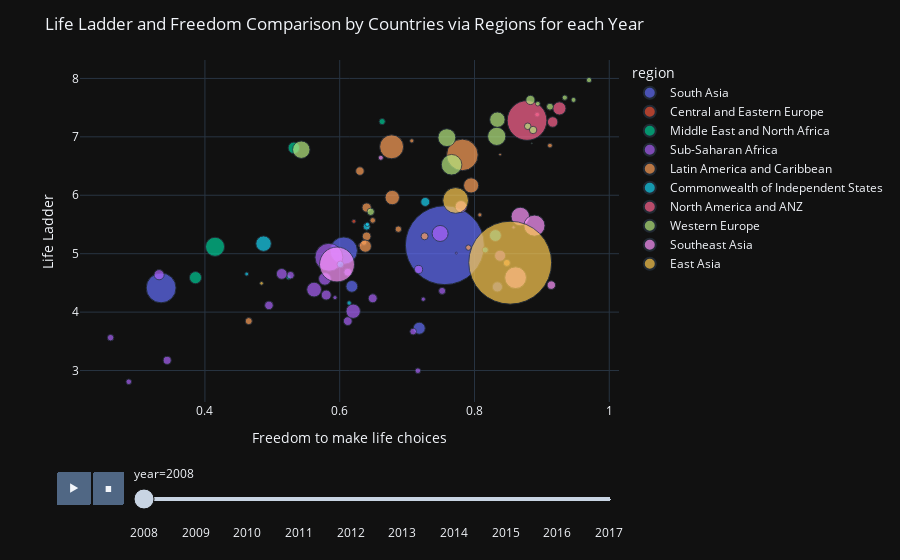

Notebook code cell kept with this figure:
### Markdown cell above
<a id="12"></a>
## Relationship Between Happines and Freedom

### Code cell
fig = px.scatter(pop_df,
                 x = "Freedom to make life choices",
                 y = "Life Ladder",
                 animation_frame = "year",
                 animation_group = "Country name",
                 size = "population",
                 template = "plotly_dark",
                 color = "region",
                 hover_name = "Country name",
                 size_max = 60)
fig.update_layout(title="Life Ladder and Freedom Comparison by Countries via Regions for each Year")
fig.show()

### Figure 1 — Plotly figure (JSON) as saved in the notebook; plotly's stock layout.template omitted (floating-point values rounded to 4 significant figures)
{"data": [{"hovertemplate": "<b>%{hovertext}</b><br><br>region=South Asia<br>year=2008<br>Freedom to make life choices=%{x}<br>Life Ladder=%{y}<br>population=%{marker.size}<extra></extra>", "hovertext": ["Afghanistan", "Bangladesh", "India", "Nepal", "Pakistan", "Sri Lanka"], "ids": ["Afghanistan", "Bangladesh", "India", "Nepal", "Pakistan", "Sri Lanka"], "legendgroup": "South Asia", "marker": {"color": "#636efa", "size": [27722276, 144304167, 1200669765, 26666576, 171648986, 19983984], "sizemode": "area", "sizeref": 385100.0, "symbol": "circle"}, "mode": "markers", "name": "South Asia", "orientation": "v", "showlegend": true, "type": "scatter", "x": [0.718, 0.606, 0.756, 0.618, 0.335, 0.834], "xaxis": "x", "y": [3.724, 5.052, 5.146, 4.441, 4.414, 4.431], "yaxis": "y"}, {"hovertemplate": "<b>%{hovertext}</b><br><br>region=Central and Eastern Europe<br>year=2008<br>Freedom to make life choices=%{x}<br>Life Ladder=%{y}<br>population=%{marker.size}<extra></extra>", "hovertext": ["Estonia", "Kosovo", "Latvia", "Lithuania"], "ids": ["Estonia", "Kosovo", "Latvia", "Lithuania"], "legendgroup": "Central and Eastern Europe", "marker": {"color": "#EF553B", "size": [1337090, 1747383, 2177322, 3198231], "sizemode": "area", "sizeref": 385100.0, "symbol": "circle"}, "mode": "markers", "name": "Central and Eastern Europe", "orientation": "v", "showlegend": true, "type": "scatter", "x": [0.642, null, 0.63, 0.621], "xaxis": "x", "y": [5.452, 5.522, 5.145, 5.554], "yaxis": "y"}, {"hovertemplate": "<b>%{hovertext}</b><br><br>region=Middle East and North Africa<br>year=2008<br>Freedom to make life choices=%{x}<br>Life Ladder=%{y}<br>population=%{marker.size}<extra></extra>", "hovertext": ["Iraq", "Israel", "Jordan", "Lebanon", "Saudi Arabia", "Turkey"], "ids": ["Iraq", "Israel", "Jordan", "Lebanon", "Saudi Arabia", "Turkey"], "legendgroup": "Middle East and North Africa", "marker": {"color": "#00cc96", "size": [28385746, 7308800, 6556478, 4764741, 25888541, 70418604], "sizemode": "area", "sizeref": 385100.0, "symbol": "circle"}, "mode": "markers", "name": "Middle East and North Africa", "orientation": "v", "showlegend": true, "type": "scatter", "x": [0.386, 0.663, null, 0.524, 0.532, 0.415], "xaxis": "x", "y": [4.59, 7.261, 4.93, 4.595, 6.811, 5.118], "yaxis": "y"}, {"hovertemplate": "<b>%{hovertext}</b><br><br>region=Sub-Saharan Africa<br>year=2008<br>Freedom to make life choices=%{x}<br>Life Ladder=%{y}<br>population=%{marker.size}<extra></extra>", "hovertext": ["Benin", "Botswana", "Burkina Faso", "Burundi", "Cameroon", "Chad", "Djibouti", "Ghana", "Kenya", "Liberia", "Madagascar", "Mali", "Mauritania", "Mozambique", "Niger", "Nigeria", "Rwanda", "Senegal", "Sierra Leone", "South Africa", "Tanzania", "Togo", "Uganda", "Zambia", "Zimbabwe"], "ids": ["Benin", "Botswana", "Burkina Faso", "Burundi", "Cameroon", "Chad", "Djibouti", "Ghana", "Kenya", "Liberia", "Madagascar", "Mali", "Mauritania", "Mozambique", "Niger", "Nigeria", "Rwanda", "Senegal", "Sierra Leone", "South Africa", "Tanzania", "Togo", "Uganda", "Zambia", "Zimbabwe"], "legendgroup": "Sub-Saharan Africa", "marker": {"color": "#ab63fa", "size": [8696921, 1915639, 14689725, 8126102, 19252666, 11183588, 816358, 23563825, 39791981, 3607860, 19996473, 14113577, 3296238, 22276596, 15250908, 150269623, 9524534, 12004701, 6133603, 49779471, 41853944, 6083420, 30431736, 12848530, 12379549], "sizemode": "area", "sizeref": 385100.0, "symbol": "circle"}, "mode": "markers", "name": "Sub-Saharan Africa", "orientation": "v", "showlegend": true, "type": "scatter", "x": [0.709, 0.858, 0.612, 0.26, 0.58, 0.527, 0.773, 0.838, 0.62, 0.724, 0.332, 0.495, 0.593, 0.514, 0.649, 0.584, 0.752, 0.612, 0.716, 0.749, 0.562, 0.287, 0.578, 0.717, 0.344], "xaxis": "x", "y": [3.667, 5.451, 3.846, 3.563, 4.292, 4.632, 5.009, 4.965, 4.015, 4.221, 4.64, 4.115, 4.248, 4.654, 4.236, 4.939, 4.363, 4.683, 2.997, 5.346, 4.385, 2.808, 4.569, 4.73, 3.174], "yaxis": "y"}, {"hovertemplate": "<b>%{hovertext}</b><br><br>region=Latin America and Caribbean<br>year=2008<br>Freedom to make life choices=%{x}<br>Life Ladder=%{y}<br>population=%{marker.size}<extra></extra>", "hovertext": ["Argentina", "Bolivia", "Brazil", "Chile", "Colombia", "Costa Rica", "Dominican Republic", "Ecuador", "El Salvador", "Guatemala", "Haiti", "Honduras", "Mexico", "Nicaragua", "Panama", "Paraguay", "Peru", "Trinidad and Tobago", "Uruguay"], "ids": ["Argentina", "Bolivia", "Brazil", "Chile", "Colombia", "Costa Rica", "Dominican Republic", "Ecuador", "El Salvador", "Guatemala", "Haiti", "Honduras", "Mexico", "Nicaragua", "Panama", "Paraguay", "Peru", "Trinidad and Tobago", "Uruguay"], "legendgroup": "Latin America and Caribbean", "marker": {"color": "#FFA15A", "size": [40080160, 9721454, 192030362, 16708258, 44254975, 4463125, 9458075, 14535739, 6131764, 14006428, 9646580, 7980955, 110815271, 5667432, 3516204, 6081296, 28562317, 1314443, 3340221], "sizemode": "area", "sizeref": 385100.0, "symbol": "circle"}, "mode": "markers", "name": "Latin America and Caribbean", "orientation": "v", "showlegend": true, "type": "scatter", "x": [0.678, 0.726, 0.782, 0.64, 0.795, 0.912, 0.848, 0.64, 0.636, 0.63, 0.465, 0.687, 0.677, 0.791, 0.707, 0.649, 0.638, 0.838, 0.808], "xaxis": "x", "y": [5.961, 5.298, 6.691, 5.789, 6.168, 6.851, 4.842, 5.297, 5.191, 6.414, 3.846, 5.42, 6.829, 5.104, 6.931, 5.57, 5.129, 6.696, 5.664], "yaxis": "y"}, {"hovertemplate": "<b>%{hovertext}</b><br><br>region=Commonwealth of Independent States<br>year=2008<br>Freedom to make life choices=%{x}<br>Life Ladder=%{y}<br>population=%{marker.size}<extra></extra>", "hovertext": ["Armenia", "Azerbaijan", "Belarus", "Georgia", "Kazakhstan", "Moldova", "Tajikistan", "Ukraine", "Uzbekistan"], "ids": ["Armenia", "Azerbaijan", "Belarus", "Georgia", "Kazakhstan", "Moldova", "Tajikistan", "Ukraine", "Uzbekistan"], "legendgroup": "Commonwealth of Independent States", "marker": {"color": "#19d3f3", "size": [2907618, 8763400, 9527985, 3848449, 15674000, 3570108, 7209930, 46258200, 27302800], "sizemode": "area", "sizeref": 385100.0, "symbol": "circle"}, "mode": "markers", "name": "Commonwealth of Independent States", "orientation": "v", "showlegend": true, "type": "scatter", "x": [0.462, 0.601, 0.64, 0.614, 0.727, 0.641, 0.816, 0.487, 0.831], "xaxis": "x", "y": [4.652, 4.817, 5.463, 4.156, 5.886, 5.503, 5.064, 5.172, 5.311], "yaxis": "y"}, {"hovertemplate": "<b>%{hovertext}</b><br><br>region=North America and ANZ<br>year=2008<br>Freedom to make life choices=%{x}<br>Life Ladder=%{y}<br>population=%{marker.size}<extra></extra>", "hovertext": ["Australia", "Canada", "New Zealand", "United States"], "ids": ["Australia", "Canada", "New Zealand", "United States"], "legendgroup": "North America and ANZ", "marker": {"color": "#FF6692", "size": [21249200, 33247118, 4259800, 304093966], "sizemode": "area", "sizeref": 385100.0, "symbol": "circle"}, "mode": "markers", "name": "North America and ANZ", "orientation": "v", "showlegend": true, "type": "scatter", "x": [0.916, 0.926, 0.893, 0.878], "xaxis": "x", "y": [7.254, 7.486, 7.381, 7.28], "yaxis": "y"}, {"hovertemplate": "<b>%{hovertext}</b><br><br>region=Western Europe<br>year=2008<br>Freedom to make life choices=%{x}<br>Life Ladder=%{y}<br>population=%{marker.size}<extra></extra>", "hovertext": ["Austria", "Belgium", "Denmark", "Finland", "France", "Germany", "Iceland", "Ireland", "Italy", "Netherlands", "Norway", "Portugal", "Spain", "Sweden", "United Kingdom"], "ids": ["Austria", "Belgium", "Denmark", "Finland", "France", "Germany", "Iceland", "Ireland", "Italy", "Netherlands", "Norway", "Portugal", "Spain", "Sweden", "United Kingdom"], "legendgroup": "Western Europe", "marker": {"color": "#B6E880", "size": [8321496, 10709973, 5493621, 5313399, 64374984, 82110097, 317414, 4489544, 58826731, 16445593, 4768212, 10558177, 45954106, 9219637, 61806995], "sizemode": "area", "sizeref": 385100.0, "symbol": "circle"}, "mode": "markers", "name": "Western Europe", "orientation": "v", "showlegend": true, "type": "scatter", "x": [0.879, 0.887, 0.97, 0.934, 0.833, 0.766, 0.885, 0.894, 0.543, 0.883, 0.947, 0.646, 0.834, 0.912, 0.759], "xaxis": "x", "y": [7.181, 7.117, 7.971, 7.671, 7.008, 6.522, 6.888, 7.568, 6.78, 7.631, 7.632, 5.717, 7.294, 7.516, 6.986], "yaxis": "y"}, {"hovertemplate": "<b>%{hovertext}</b><br><br>region=Southeast Asia<br>year=2008<br>Freedom to make life choices=%{x}<br>Life Ladder=%{y}<br>population=%{marker.size}<extra></extra>", "hovertext": ["Cambodia", "Indonesia", "Malaysia", "Philippines", "Singapore", "Thailand", "Vietnam"], "ids": ["Cambodia", "Indonesia", "Malaysia", "Philippines", "Singapore", "Thailand", "Vietnam"], "legendgroup": "Southeast Asia", "marker": {"color": "#FF97FF", "size": [13883834, 235469762, 27236006, 90901965, 4839396, 66530984, 86243413], "sizemode": "area", "sizeref": 385100.0, "symbol": "circle"}, "mode": "markers", "name": "Southeast Asia", "orientation": "v", "showlegend": true, "type": "scatter", "x": [0.914, 0.596, 0.78, 0.861, 0.661, 0.868, 0.889], "xaxis": "x", "y": [4.462, 4.815, 5.807, 4.589, 6.642, 5.636, 5.48], "yaxis": "y"}, {"hovertemplate": "<b>%{hovertext}</b><br><br>region=East Asia<br>year=2008<br>Freedom to make life choices=%{x}<br>Life Ladder=%{y}<br>population=%{marker.size}<extra></extra>", "hovertext": ["China", "Japan", "Mongolia"], "ids": ["China", "Japan", "Mongolia"], "legendgroup": "East Asia", "marker": {"color": "#FECB52", "size": [1324655000, 128063000, 2631898], "sizemode": "area", "sizeref": 385100.0, "symbol": "circle"}, "mode": "markers", "name": "East Asia", "orientation": "v", "showlegend": true, "type": "scatter", "x": [0.853, 0.772, 0.484], "xaxis": "x", "y": [4.846, 5.911, 4.493], "yaxis": "y"}], "layout": {"legend": {"itemsizing": "constant", "title": {"text": "region"}, "tracegroupgap": 0}, "margin": {"t": 60}, "sliders": [{"active": 0, "currentvalue": {"prefix": "year="}, "len": 0.9, "pad": {"b": 10, "t": 60}, "steps": [{"args": [["2008"], {"frame": {"duration": 0, "redraw": false}, "fromcurrent": true, "mode": "immediate", "transition": {"duration": 0, "easing": "linear"}}], "label": "2008", "method": "animate"}, {"args": [["2009"], {"frame": {"duration": 0, "redraw": false}, "fromcurrent": true, "mode": "immediate", "transition": {"duration": 0, "easing": "linear"}}], "label": "2009", "method": "animate"}, {"args": [["2010"], {"frame": {"duration": 0, "redraw": false}, "fromcurrent": true, "mode": "immediate", "transition": {"duration": 0, "easing": "linear"}}], "label": "2010", "method": "animate"}, {"args": [["2011"], {"frame": {"duration": 0, "redraw": false}, "fromcurrent": true, "mode": "immediate", "transition": {"duration": 0, "easing": "linear"}}], "label": "2011", "method": "animate"}, {"args": [["2012"], {"frame": {"duration": 0, "redraw": false}, "fromcurrent": true, "mode": "immediate", "transition": {"duration": 0, "easing": "linear"}}], "label": "2012", "method": "animate"}, {"args": [["2013"], {"frame": {"duration": 0, "redraw": false}, "fromcurrent": true, "mode": "immediate", "transition": {"duration": 0, "easing": "linear"}}], "label": "2013", "method": "animate"}, {"args": [["2014"], {"frame": {"duration": 0, "redraw": false}, "fromcurrent": true, "mode": "immediate", "transition": {"duration": 0, "easing": "linear"}}], "label": "2014", "method": "animate"}, {"args": [["2015"], {"frame": {"duration": 0, "redraw": false}, "fromcurrent": true, "mode": "immediate", "transition": {"duration": 0, "easing": "linear"}}], "label": "2015", "method": "animate"}, {"args": [["2016"], {"frame": {"duration": 0, "redraw": false}, "fromcurrent": true, "mode": "immediate", "transition": {"duration": 0, "easing": "linear"}}], "label": "2016", "method": "animate"}, {"args": [["2017"], {"frame": {"duration": 0, "redraw": false}, "fromcurrent": true, "mode": "immediate", "transition": {"duration": 0, "easing": "linear"}}], "label": "2017", "method": "animate"}], "x": 0.1, "xanchor": "left", "y": 0, "yanchor": "top"}], "title": {"text": "Life Ladder and Freedom Comparison by Countries via Regions for each Year"}, "updatemenus": [{"buttons": [{"args": [null, {"frame": {"duration": 500, "redraw": false}, "fromcurrent": true, "mode": "immediate", "transition": {"duration": 500, "easing": "linear"}}], "label": "&#9654;", "method": "animate"}, {"args": [[null], {"frame": {"duration": 0, "redraw": false}, "fromcurrent": true, "mode": "immediate", "transition": {"duration": 0, "easing": "linear"}}], "label": "&#9724;", "method": "animate"}], "direction": "left", "pad": {"r": 10, "t": 70}, "showactive": false, "type": "buttons", "x": 0.1, "xanchor": "right", "y": 0, "yanchor": "top"}], "xaxis": {"anchor": "y", "domain": [0, 1], "title": {"text": "Freedom to make life choices"}}, "yaxis": {"anchor": "x", "domain": [0, 1], "title": {"text": "Life Ladder"}}}}
